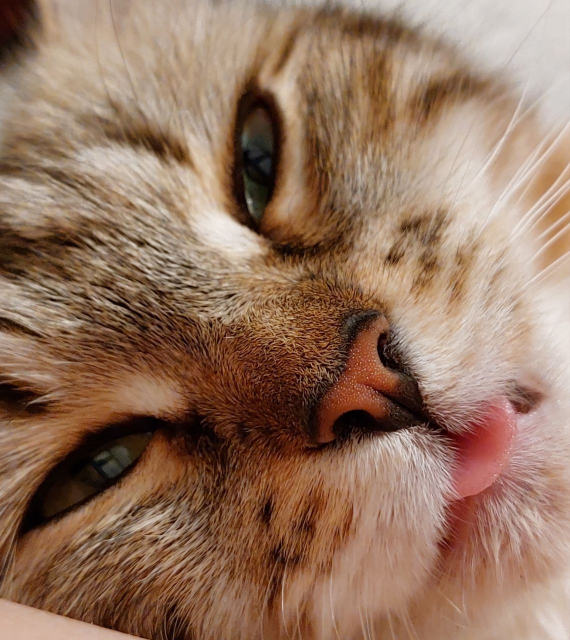
#> input picture homework-05/mouse.jpg, 1140 x 1280 px (shown at 1/2 size)
$ jupyter execute 'Version_2!!!_MathPack_HW_05_Kosinov_group_bv_02_20.ipynb'
#> lines starting #> are read from the running program, lines starting #| are printed output that depends on the picture; after the words box and inside, x2 and y2 are one past the last pixel; in counts of white or black regions, pixels touching at a corner belong together
<a href="https://colab.research.google.com/github/kosinovna-1/mathpack2024/blob/main/homework-05/Version_2!!!_MathPack_HW_05_Kosinov_group_bv_02_20.ipynb" target="_parent"></a>

Открываем картинку, разбиваем её на RGB составляющие. Для каждой из трёх полученных матриц берём SVD-разложение.

[cell 1]
from PIL import Image
import numpy as np
img = Image.open('mouse.jpg')
#> img is the input picture: PIL image 1140x1280 RGB; mean R, G, B 148.4, 116.1, 95.4
X = np.array(img, dtype=np.uint8)
RGB = [X[:,:,0],X[:,:,1],X[:,:,2]]
Ur, Sr, Rr = np.linalg.svd(RGB[0], full_matrices=False)
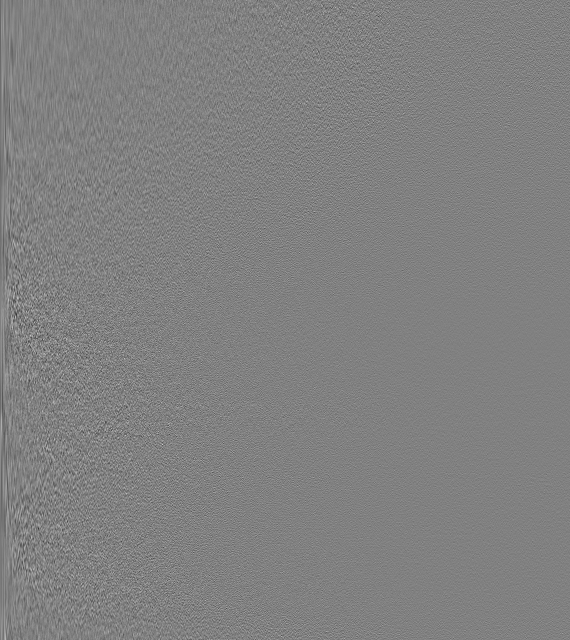
#> Ur: shape (1280, 1140) float64 (shown at 1/2 size); min -0.187, max 0.183, mean -2.73e-05; drawn with min black and max white
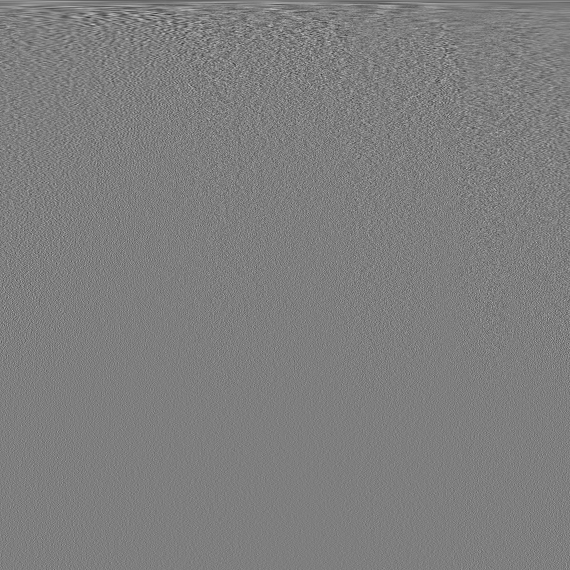
#> Rr: shape (1140, 1140) float64 (shown at 1/2 size); min -0.161, max 0.163, mean -2.09e-05; drawn with min black and max white
#> Sr = 1140 values, max 183390.1 at index 0, min 1.21 at index 1139, mean 576.5
Ug, Sg, Rg = np.linalg.svd(RGB[1], full_matrices=False)
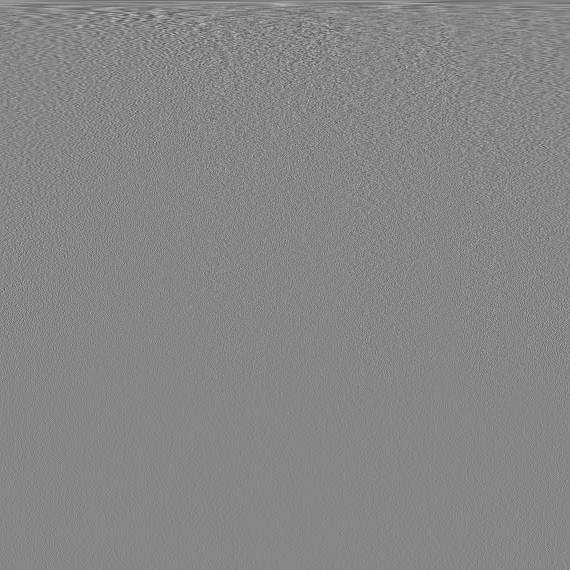
#> Rg: shape (1140, 1140) float64 (shown at 1/2 size); min -0.198, max 0.175, mean -2.21e-05; drawn with min black and max white
#> Sg = 1140 values, max 147642.9 at index 0, min 1.23 at index 1139, mean 555.4
Ub, Sb, Rb = np.linalg.svd(RGB[2], full_matrices=False)
#> Sb = 1140 values, max 125121.8 at index 0, min 1.45 at index 1139, mean 540.4

Проверяем размер и вес входного изображения

[cell 2]
print('Размер изображения с учётом цветов:',X.shape)
#| Размер изображения с учётом цветов: (1280, 1140, 3)
import os
cat_size = os.path.getsize(f'mouse.jpg')
print('Размер исходного файла: {:.2f}'.format(cat_size/1024), 'Кбайт')

Пишем две функции:
* $new$ - делает приближение порядка $r$. $Upd$: добавляем в функцию плинирование.
* $pict$ - преобразует полученные RGB приближения в единые.

[cell 3]
def new(U,S,R,r):
#> called with S = array of shape (1140,), r = 10
  D = np.hstack((S[:r],np.zeros(len(S)-r)))
#> D = 1140 values, max 183390.1 at index 0, min 0 at index 10, mean 263.5
  A = U.dot(np.diag(D)).dot(R)
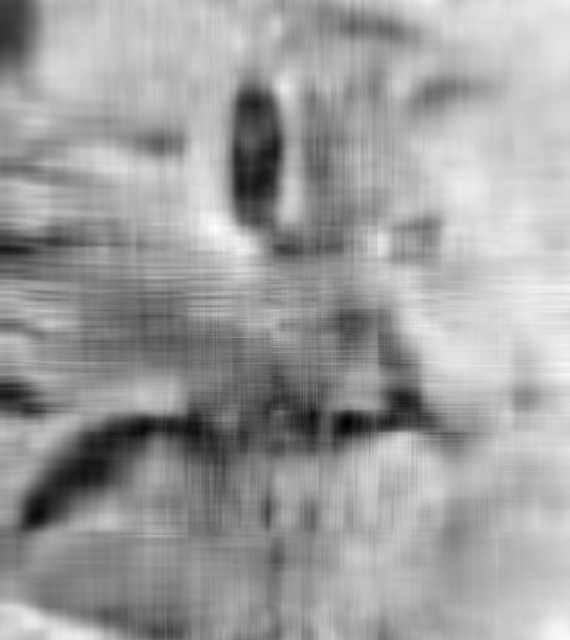
#> A: shape (1280, 1140) float64 (shown at 1/2 size); min -21.31, max 251.8, mean 148.4; drawn with min black and max white
  return A

def pict(r):
  Red = new(Ur,Sr,Rr,r)
  Green = new(Ug,Sg,Rg,r)
#> call 2 of new, with S = array of shape (1140,), r = 10
#> in new (call 2), `D = np.hstack((S[:r],np.zeros(len(S)-r)))`: D = 1140 values, max 147642.9 at index 0, min 0 at index 10, mean 235.7
#> in new (call 2), `A = U.dot(np.diag(D)).dot(R)`:
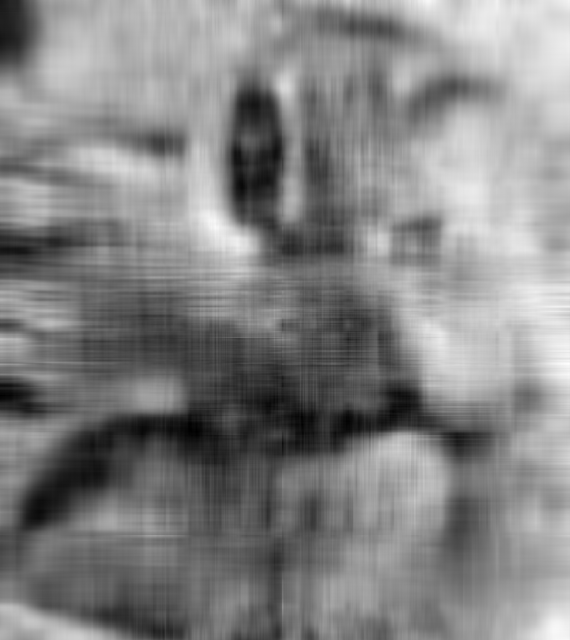
#> A: shape (1280, 1140) float64 (shown at 1/2 size); min -18.89, max 243.2, mean 116.1; drawn with min black and max white
  Blue = new(Ub,Sb,Rb,r)
  CAT = np.vstack((Red.flatten(),Green.flatten(),Blue.flatten())).T.reshape(X.shape)
  CAT = Image.fromarray(np.asarray(CAT, dtype=np.uint8))
#> CAT: PIL image 1140x1280 RGB
  return CAT

Сжимаем изображение с порядком, вводимым с консоли

[cell 4]
print('***идёт прогрузка картинки***')
CAT = pict(10)
w,h = CAT.size
#> w = 1140; h = 1280
CAT = CAT.resize((w//4,h//4))
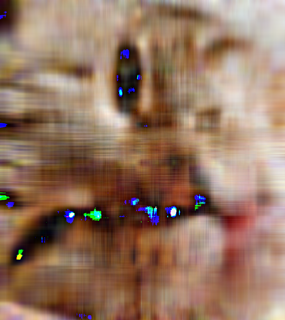
#> CAT: PIL image 285x320 RGB; mean R, G, B 148.1, 116.8, 97.1
CAT

Наблюдаем артефакты. Перепишем функцию $new$ так, чтобы от этих артефактов избавиться

[cell 5]
def new(U,S,R,r):
#> called with S = array of shape (1140,), r = 10
  D = np.hstack((S[:r],np.zeros(len(S)-r)))
#> D = 1140 values, max 183390.1 at index 0, min 0 at index 10, mean 263.5
  A = U.dot(np.diag(D)).dot(R)
  A[A>255] = 255
  A[A<0] = 0
#> A: shape (1280, 1140) float64; 0.11% of pixels changed, all inside (x1, y1, x2, y2) = (64, 826, 719, 1039)
  return A

print('***идёт прогрузка картинки***')
CAT = pict(10)
#> in new (call 2), `D = np.hstack((S[:r],np.zeros(len(S)-r)))`: D = 1140 values, max 147642.9 at index 0, min 0 at index 10, mean 235.7
#> in new (call 2), `A[A<0] = 0`: A: shape (1280, 1140) float64; 0.51% of pixels changed, all inside (x1, y1, x2, y2) = (0, 299, 916, 1039)
#> in new (call 3), `A[A<0] = 0`: A: shape (1280, 1140) float64; min 0, max 236.8, mean 95.4
w,h = CAT.size
CAT = CAT.resize((w//4,h//4))
#> CAT: PIL image 285x320 RGB
CAT

Теперь проследим, как меняется качество картинки при изменении сингулярного значения.

[cell 6]
import os
Sings = [1,2,10,30,100,1000]
for r in Sings:
  CAT = pict(r)
  CAT.save(f'cat{r}.jpg')
  cat_size = os.path.getsize(f'cat{r}.jpg')
  w,h = CAT.size
  CAT = CAT.resize((w//4,h//4))
  print('Сингулярное значение r =',r)
  print('Размер соответствующего файла №{}: {:.2f}'.format(r,cat_size/1024), 'Кбайт')
  display(CAT)
#> this loop made 6 passes
#> pass 1, in new (call 5), `A = U.dot(np.diag(D)).dot(R)`:
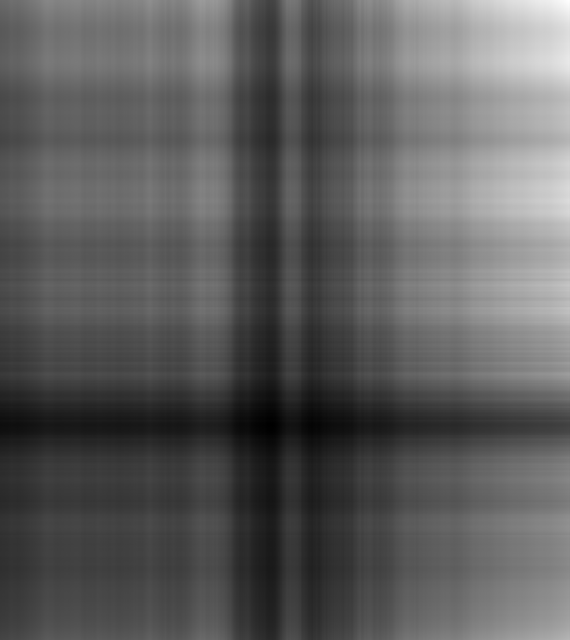
#> A: shape (1280, 1140) float64 (shown at 1/2 size); min 33.18, max 260.7, mean 116.4; drawn with min black and max white
#> pass 1, in pict (call 3), `Green = new(Ug,Sg,Rg,r)`:
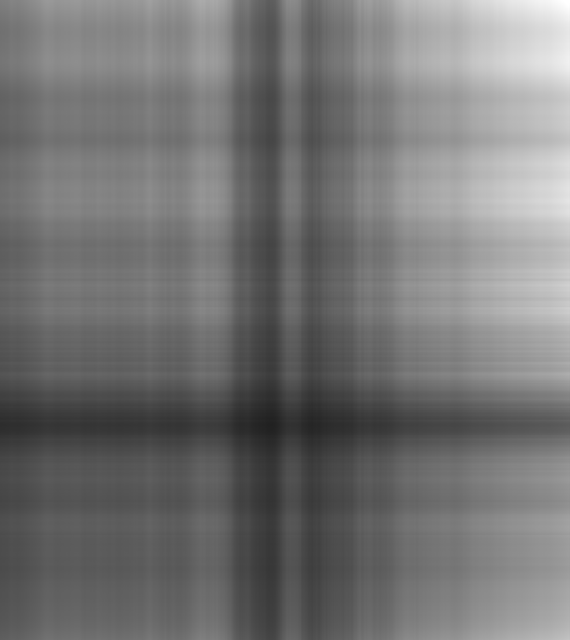
#> Green: shape (1280, 1140) float64 (shown at 1/2 size); min 33.18, max 255, mean 116.4
#> pass 1, in new (call 6), `A = U.dot(np.diag(D)).dot(R)`:
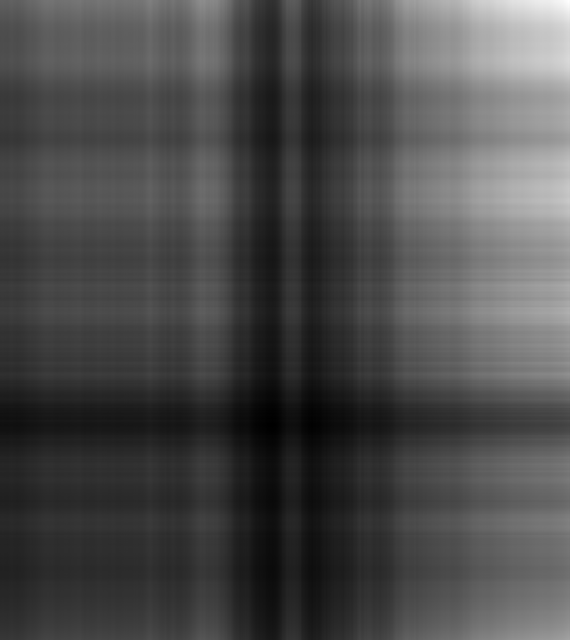
#> A: shape (1280, 1140) float64 (shown at 1/2 size); min 23.36, max 268.3, mean 95.9; drawn with min black and max white
#> after the loop:
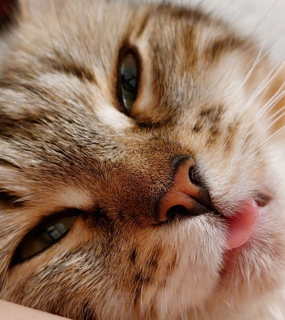
#> CAT: PIL image 285x320 RGB; mean R, G, B 147.9, 115.6, 94.9

[cell 7]
import os
for r in Sings:
  cat_size = os.path.getsize(f'cat{r}.jpg')
  print('Размер файла №{}: {:.2f}'.format(r,cat_size/1024), 'Кбайт')

$ run again, with homework-05/cat2.jpg copied over homework-05/mouse.jpg
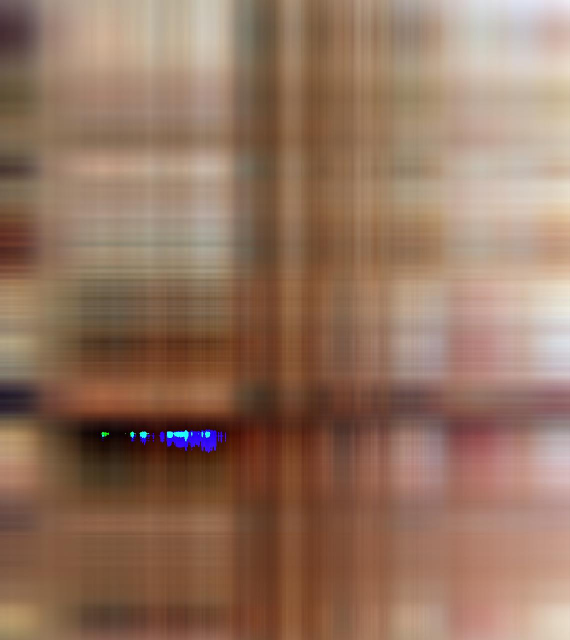
#> input picture homework-05/cat2.jpg, 1140 x 1280 px (shown at 1/2 size)
#> img is the input picture: PIL image 1140x1280 RGB; mean R, G, B 148, 115.9, 95.8
#> `Ur, Sr, Rr = np.linalg.svd(RGB[0], full_matrices=False)`:
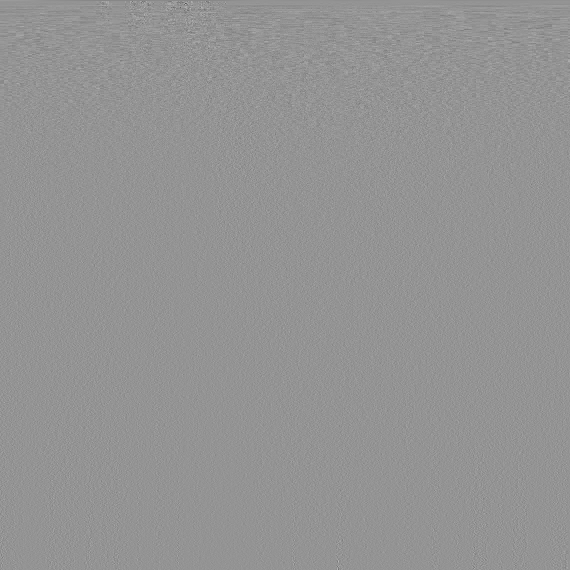
#> Rr: shape (1140, 1140) float64 (shown at 1/2 size); min -0.446, max 0.322, mean -3.54e-05; drawn with min black and max white
#> Sr = 1140 values, max 182846.3 at index 0, min 0.214 at index 1139, mean 203.7
#> Sg = 1140 values, max 147135.7 at index 0, min 0.201 at index 1139, mean 176.4
#> Sb = 1140 values, max 125272.4 at index 0, min 0.227 at index 1139, mean 171.2
#| Размер изображения с учётом цветов: (1280, 1140, 3)
#> in new, `D = np.hstack((S[:r],np.zeros(len(S)-r)))`: D = 1140 values, max 182846.3 at index 0, min 0 at index 10, mean 183.3
#> the loop `for r in Sings:` made 6 passes
#> pass 1, in new (call 6), `A = U.dot(np.diag(D)).dot(R)`:
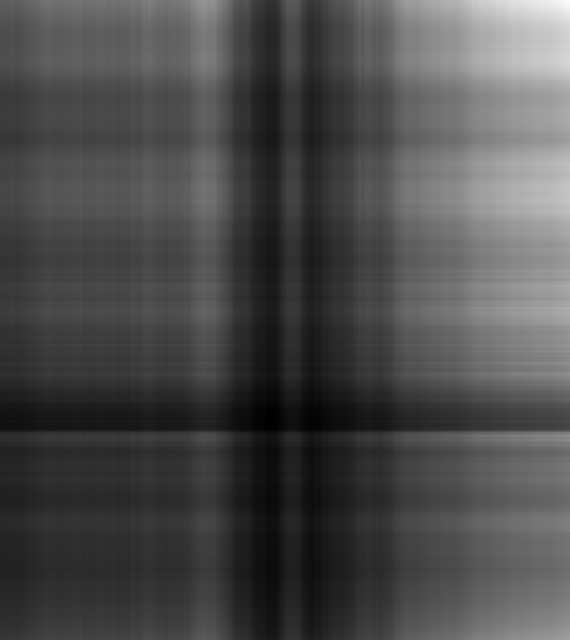
#> A: shape (1280, 1140) float64 (shown at 1/2 size); min 22.87, max 267.7, mean 96.1; drawn with min black and max white
